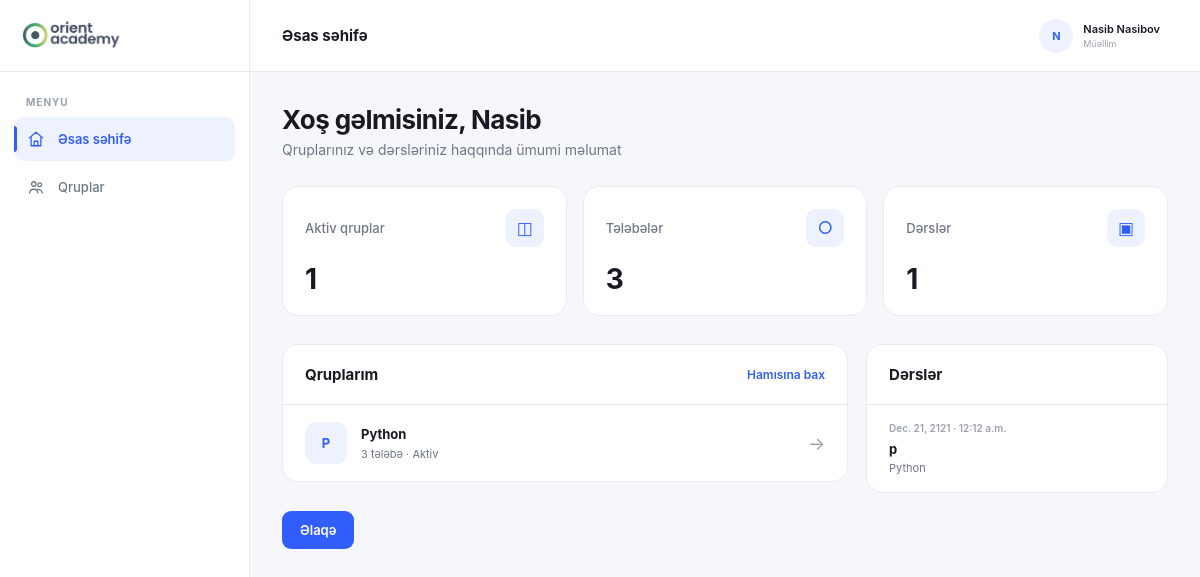
/dashboard/ (signed in), run on the app's committed database.
### dashboard/models.py (models this page shows, shortened)
class Group(models.Model):
    name = models.CharField(
        max_length=100
    )
    teacher = models.ForeignKey(
        User,
        on_delete=models.CASCADE,
        related_name="teaching_groups"
    )
    start_date = models.DateField()
    end_date = models.DateField(
        null=True,
        blank=True
    )
    created_at = models.DateTimeField(
        auto_now_add=True
    )
    is_active = models.BooleanField(
        default=True
    )
    class Meta:
        ordering = ["-created_at"]

class Lesson(models.Model):
    group = models.ForeignKey(
        Group,
        on_delete=models.CASCADE,
        related_name="lessons"
    )
    title = models.CharField(
        max_length=200
    )
    description = models.TextField(
        blank=True
    )
    lesson_date = models.DateField()
    start_time = models.TimeField(
        null=True,
        blank=True
    )
    end_time = models.TimeField(
        null=True,
        blank=True
    )
    created_at = models.DateTimeField(
        auto_now_add=True
    )
    class Meta:
        ordering = ["-lesson_date", "-start_time"]

### dashboard/views.py (the view)
# urls.py: path("dashboard/", dashboard_home, name="dashboard_home"),
@login_required
def dashboard_home(request):
    teacher = request.user
    groups = Group.objects.filter(
        teacher=teacher
    )
    students = Student.objects.filter(
        groups__teacher=teacher
    ).distinct()
    lessons = Lesson.objects.filter(
        group__teacher=teacher
    )
    context = {
        "groups": groups,
        "students": students,
        "lessons": lessons,
        "group_count": groups.filter(
            is_active=True
        ).count(),
        "student_count": students.filter(
            is_active=True
        ).count(),
        "lesson_count": lessons.count(),
    }
    return render(
        request,
        "dashboard.html",
        context
    )

### templates/dashboard.html (shortened to what this page needs)
{% extends "base.html" %}
{% block page_title %}
    Əsas səhifə
{% endblock %}
{% block content %}
    <div class="dashboard-header">
        <h1>
            Xoş gəlmisiniz,
            {% if user.first_name %}
                {{ user.first_name }}
            {% else %}
                {{ user.username }}
            {% endif %}
        </h1>
        <p>
            Qruplarınız və dərsləriniz haqqında ümumi məlumat
        </p>
    </div>
    <div class="stats-grid">
        <div class="stat-card">
            <div class="stat-card-top">
                <span class="stat-title">
                    Aktiv qruplar
                </span>
                <div class="stat-icon">
                    ◫
                </div>
            </div>
            <div class="stat-value">
                {{ group_count }}
            </div>
        </div>
        <div class="stat-card">
            <div class="stat-card-top">
                <span class="stat-title">
                    Tələbələr
                </span>
                <div class="stat-icon">
                    ○
                </div>
            </div>
            <div class="stat-value">
                {{ student_count }}
            </div>
        </div>
        <div class="stat-card">
            <div class="stat-card-top">
                <span class="stat-title">
                    Dərslər
                </span>
                <div class="stat-icon">
                    ▣
                </div>
            </div>
            <div class="stat-value">
                {{ lesson_count }}
            </div>
        </div>
    </div>
    <div class="dashboard-grid">
        <div class="dashboard-card">
            <div class="card-header">
                <h2>
                    Qruplarım
                </h2>
                <a
                    href="{% url 'groups' %}"
                    class="card-link"
                >
                    Hamısına bax
                </a>
            </div>
            {% if groups %}
                <div class="groups-list">
                    {% for group in groups %}
                        <a
                            href="{% url 'group_detail' group.id %}"
                            class="group-item"
                        >
                            <div class="group-avatar">
                                {{ group.name|first|upper }}
                            </div>
                            <div class="group-info">
                                <h3>
                                    {{ group.name }}
                                </h3>
                                <p>
                                    {{ group.students.count }} tələbə
                                    ·
                                    {% if group.is_active %}
                                        Aktiv
                                    {% else %}
                                        Bağlanıb
                                    {% endif %}
                                </p>
                            </div>
                            <div class="group-arrow">
                                →
                            </div>
                        </a>
                    {% endfor %}
                </div>
            {% endif %}
        </div>
        <div class="dashboard-card">
            <div class="card-header">
                <h2>
                    Dərslər
                </h2>
            </div>
            {% if lessons %}
                <div class="lesson-list">
                    {% for lesson in lessons|slice:":5" %}
                        <a
                            href="{% url 'group_detail' lesson.group.id %}"
                            class="lesson-item"
                        >
                            <div class="lesson-date">
                                {{ lesson.lesson_date }}
                                {% if lesson.start_time %}
                                    · {{ lesson.start_time }}
                                {% endif %}
                            </div>
                            <div class="lesson-title">
                                {{ lesson.title }}
                            </div>
                            <div class="lesson-group">
                                {{ lesson.group.name }}
                            </div>
                        </a>
                    {% endfor %}
                </div>
            {% endif %}
        </div>
    </div>
    <a href="{% url 'contact' %}" class="contact-button">
    Əlaqə
</a>
{% endblock %}

### templates/base.html (shortened to what this page needs)
{% load static %}
<!DOCTYPE html>
<html lang="az">
<head>
    <link
        rel="stylesheet"
        href="{% static 'dashboard/css/base.css' %}"
    >
</head>
<body>
    <div class="app">
        <aside
            class="sidebar"
            id="sidebar"
        >
            <div class="sidebar-top">
                <a
                    href="{% url 'dashboard_home' %}"
                    class="brand"
                >
                    <div class="brand-logo">
                    <img
                        src="{% static 'dashboard/images/orient-meta.png' %}"
                        alt="Orient Academy"
                    >
                </div>
                </a>
            </div>
            <nav class="navigation">
                <div class="nav-section">
                    <span class="nav-label">
                        MENYU
                    </span>
                    <a
                        href="{% url 'dashboard_home' %}"
                        class="nav-link {% if request.resolver_match.url_name == 'dashboard_home' %}active{% endif %}"
                    >
                        <span class="nav-icon">
                            <svg
                                viewBox="0 0 24 24"
                                aria-hidden="true"
                            >
                                <path d="M3 10.5L12 3l9 7.5"></path>
                                <path d="M5.5 9.5V21h13V9.5"></path>
                                <path d="M9.5 21v-6h5v6"></path>
                            </svg>
                        </span>
                        <span>
                            Əsas səhifə
                        </span>
                    </a>
                    <a
                        href="{% url 'groups' %}"
                        class="nav-link {% if request.resolver_match.url_name == 'groups' or request.resolver_match.url_name == 'group_detail' %}active{% endif %}"
                    >
                        <span class="nav-icon">
                            <svg
                                viewBox="0 0 24 24"
                                aria-hidden="true"
                            >
                                <circle
                                    cx="9"
                                    cy="8"
                                    r="3"
                                ></circle>
                                <circle
                                    cx="17"
                                    cy="9"
                                    r="2.5"
                                ></circle>
                                <path
                                    d="M3.5 20c.5-3.4 2.4-5 5.5-5s5 1.6 5.5 5"
                                ></path>
                                <path
                                    d="M14 15.5c2.8-.8 5.5.5 6.5 4.5"
                                ></path>
                            </svg>
                        </span>
                        <span>
                            Qruplar
                        </span>
                    </a>
                </div>
            </nav>
        </aside>
        <main class="main">
            <header class="topbar">
                <div class="topbar-title">
                    {% block page_title %}{% endblock %}
                </div>
                <a
                    href="{% url 'profile' %}"
                    class="topbar-profile"
                >
                    <div class="topbar-avatar">
                        {{ user.first_name|first|default:user.username|first|upper }}
                    </div>
                    <div class="topbar-user">
                        <strong>
                            {% if user.first_name or user.last_name %}
                                {{ user.first_name }}
                                {{ user.last_name }}
                            {% else %}
                                {{ user.username }}
                            {% endif %}
                        </strong>
                        <span>
                            Müəllim
                        </span>
                    </div>
                </a>
            </header>
            <section class="content">
                <div class="page-container">
                    {% block content %}
                    {% endblock %}
                </div>
            </section>
        </main>
    </div>
</body>
</html>

### static/dashboard/css/base.css (style rules this page uses)
:root { --bg: #f5f7fb; --surface: #ffffff; --surface-soft: #f8f9fc; --text: #171a21; --text-secondary: #6f7785; --text-muted: #9aa1ad; --border: #e8ebf0; --primary: #315efb; --primary-hover: #254bd4; --primary-soft: #eef2ff; --sidebar-width: 250px; --topbar-height: 72px; --radius: 12px; --radius-lg: 16px; --transition: 180ms cubic-bezier(0.4, 0, 0.2, 1); }
* { margin: 0; padding: 0; box-sizing: border-box; }
html { scroll-behavior: smooth; }
body { min-height: 100vh; font-family: Inter, -apple-system, BlinkMacSystemFont, "Segoe UI", Roboto, Arial, sans-serif; background: var(--bg); color: var(--text); -webkit-font-smoothing: antialiased; }
a { color: inherit; text-decoration: none; }
.app { min-height: 100vh; }
.sidebar { position: fixed; top: 0; left: 0; bottom: 0; width: var(--sidebar-width); display: flex; flex-direction: column; background: var(--surface); border-right: 1px solid var(--border); z-index: 100; animation: sidebarEnter 400ms ease both; }
.sidebar-top { height: var(--topbar-height); padding: 0 22px; display: flex; align-items: center; justify-content: space-between; border-bottom: 1px solid var(--border); }
.brand { display: flex; align-items: center; gap: 11px; }
.navigation { flex: 1; padding: 24px 14px; }
.nav-section { display: flex; flex-direction: column; }
.nav-label { padding: 0 12px; margin-bottom: 9px; color: var(--text-muted); font-size: 10px; font-weight: 700; letter-spacing: 1px; }
.nav-link { position: relative; min-height: 44px; padding: 0 12px; margin-bottom: 4px; display: flex; align-items: center; gap: 12px; border-radius: 9px; color: var(--text-secondary); font-size: 13px; font-weight: 500; transition: background var(--transition), color var(--transition), transform var(--transition); }
.nav-link.active { background: var(--primary-soft); color: var(--primary); font-weight: 600; }
.nav-link.active::before { content: ""; position: absolute; left: 0; top: 9px; bottom: 9px; width: 3px; border-radius: 0 4px 4px 0; background: var(--primary); }
.nav-icon { width: 20px; height: 20px; display: flex; align-items: center; justify-content: center; flex-shrink: 0; }
.nav-icon svg { width: 18px; height: 18px; display: block; fill: none; stroke: currentColor; stroke-width: 1.7; stroke-linecap: round; stroke-linejoin: round; }
.main { min-height: 100vh; margin-left: var(--sidebar-width); }
.topbar { position: sticky; top: 0; height: var(--topbar-height); padding: 0 32px; display: flex; align-items: center; background: rgba(255, 255, 255, 0.92); border-bottom: 1px solid var(--border); backdrop-filter: blur(12px); z-index: 50; }
.topbar-title { color: var(--text); font-size: 15px; font-weight: 650; }
.topbar-profile { margin-left: auto; padding: 5px 8px; display: flex; align-items: center; gap: 10px; border-radius: 9px; transition: background var(--transition); }
.topbar-avatar { width: 34px; height: 34px; flex-shrink: 0; display: flex; align-items: center; justify-content: center; border-radius: 50%; background: var(--primary-soft); color: var(--primary); font-size: 11px; font-weight: 700; }
.topbar-user { display: flex; flex-direction: column; }
.topbar-user strong { font-size: 11px; font-weight: 600; }
.topbar-user span { margin-top: 2px; color: var(--text-muted); font-size: 9px; }
.content { padding: 32px; }
.page-container { width: 100%; max-width: 1400px; margin: 0 auto; animation: pageEnter 400ms ease both; }
.brand { display: flex; align-items: center; width: 100%; }
.brand-logo { width: 220px; height: 60px; display: flex; align-items: center; }
.brand-logo img { display: block; width: auto; height: 54px; max-width: 220px; object-fit: contain; object-position: left center; }
.contact-button { display: inline-flex; align-items: center; justify-content: center; margin-top: 18px; padding: 11px 18px; background: var(--primary); color: #fff; border-radius: 9px; font-size: 13px; font-weight: 600; text-decoration: none; transition: 180ms ease; }

### data on the page
Group: name|first "P", name "Python", students.count "3", is_active "Aktiv"
Lesson: lesson_date "Dec. 21, 2121", start_time "12:12 a.m.", title "p", group.name "Python"

### other printed values
{{ user.first_name|first|default:user.username|first|upper }} "N"
{{ user.first_name }} "Nasib"
{{ user.last_name }} "Nasibov"
{{ group_count }} "1"
{{ student_count }} "3"
{{ lesson_count }} "1"
